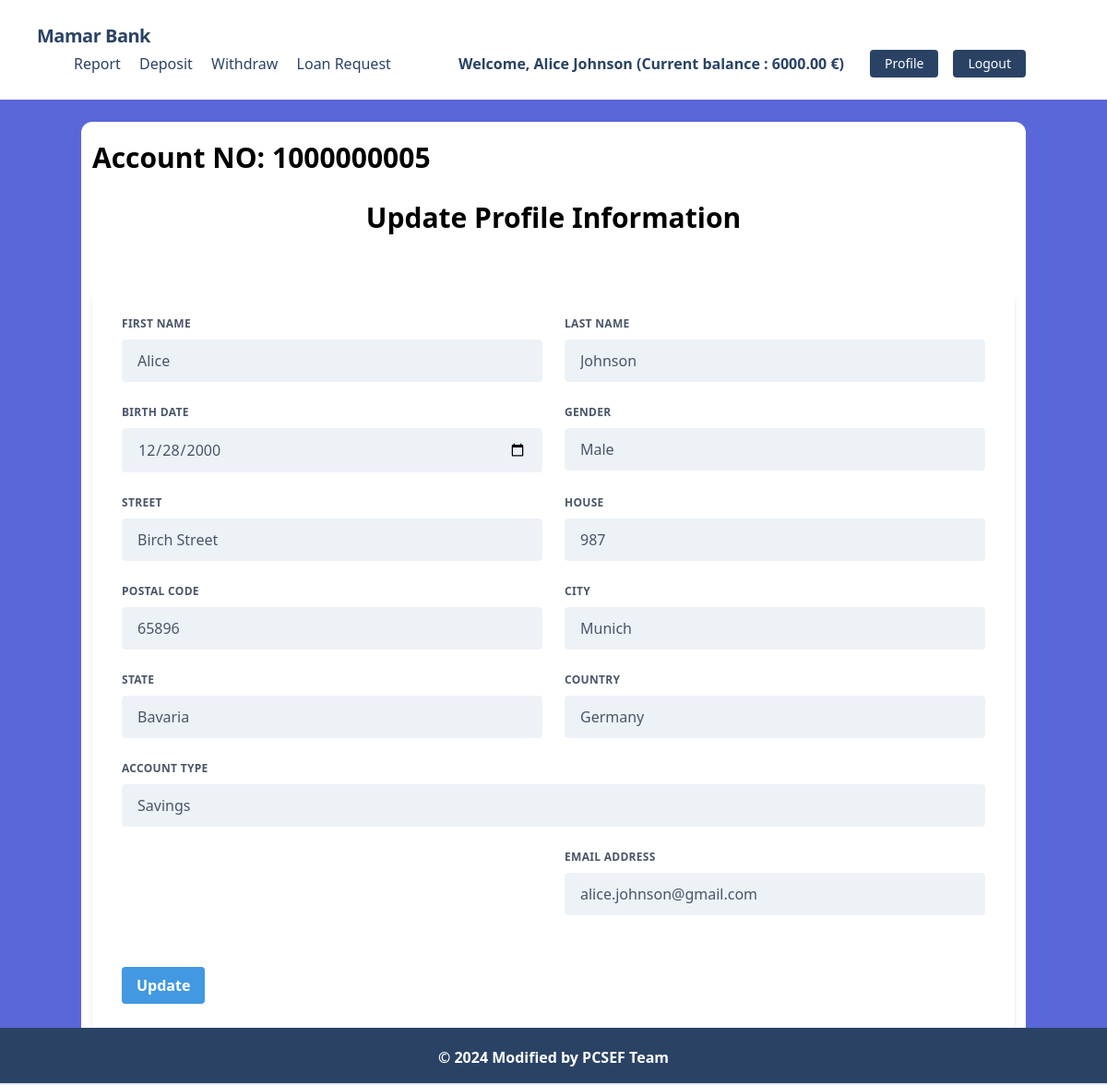
Screenshot of /accounts/update_profile/ (signed in) with the database file from the repository.
### accounts/models.py (models this page shows, shortened)
class UserBankAccount_Model(models.Model):
    user = models.OneToOneField(User, related_name='user_account', on_delete=models.CASCADE)
    account_type = models.CharField(max_length=10, choices=ACCOUNT_TYPES)
    account_number = models.PositiveIntegerField(unique=True)
    birth_date = models.DateField(null=True, blank=True)
    gender = models.CharField(max_length=10, choices=GENDER_TYPES)
    initial_deposited_date = models.DateField(auto_now_add=True)
    balance = models.DecimalField(max_digits=12, decimal_places=2, default=0)

class UserAddress_Model(models.Model):
    user = models.OneToOneField(User, related_name='user_address', on_delete=models.CASCADE)
    street = models.CharField(max_length=50)
    house = models.CharField(max_length=10)
    postal_code = models.CharField(max_length=10)
    city = models.CharField(max_length=20)
    state = models.CharField(max_length=20)
    country = models.CharField(max_length=20)

### accounts/views.py (the view, shortened to what this page needs)
# urls.py: path('update_profile/', UserProfileUpdateForm_View.as_view(), name='update_profile'),
class UserProfileUpdateForm_View(LoginRequiredMixin, View):
    template_name = 'accounts/profile.html'
    def get(self, request):
        form = UserProfileUpdate_Form(instance=request.user)
        context = {'form': form}
        return render(request, self.template_name, context)

### accounts/templates/accounts/profile.html (shortened to what this page needs)
{% extends 'core/base.html' %} {% load static %} {% block head_title %}Banking System{% endblock %} {% block content %}
	<div class="bg-white px-3 py-4 rounded-xl my-6">
		<h4 class="font-bold text-3xl text-left pb-5">Account NO: {{request.user.user_account.account_number}}</h4>
		<h1 class="font-bold text-3xl text-center pb-5">Update Profile Information</h1>
		<div class="w-full mt-10">
			<form method="post" class="bg-white shadow-md rounded px-8 pt-6 pb-8 mb-4">
				<div class="flex flex-wrap -mx-3 mb-6">
					<div class="w-full md:w-1/2 px-3 mb-6 md:mb-0">
						<label class="block uppercase tracking-wide text-gray-700 text-xs font-bold mb-2" for="{{ form.first_name.id_for_label }}">
							{{ form.first_name.label }}
						</label> {{ form.first_name }}
					</div>
					<div class="w-full md:w-1/2 px-3">
						<label class="block uppercase tracking-wide text-gray-700 text-xs font-bold mb-2" for="{{ form.last_name.id_for_label }}">
							{{ form.last_name.label }}
						</label> {{ form.last_name }}
					</div>
				</div>
				<div class="flex flex-wrap -mx-3 mb-6">
					<div class="w-full md:w-1/2 px-3 mb-6 md:mb-0">
						<label class="block uppercase tracking-wide text-gray-700 text-xs font-bold mb-2" for="{{ form.birth_date.id_for_label }}">
							{{ form.birth_date.label }}
						</label> {{ form.birth_date }}
					</div>
					<div class="w-full md:w-1/2 px-3 mb-6 md:mb-0">
						<label class="block uppercase tracking-wide text-gray-700 text-xs font-bold mb-2" for="{{ form.gender.id_for_label }}">
							{{ form.gender.label }}
						</label> {{ form.gender }}
					</div>
				</div>
				<div class="flex flex-wrap -mx-3 mb-6">
					<div class="w-full md:w-1/2 px-3 mb-6 md:mb-0">
						<label class="block uppercase tracking-wide text-gray-700 text-xs font-bold mb-2" for="{{ form.street.id_for_label }}">
							{{ form.street.label }}
						</label> {{ form.street }}
					</div>
					<div class="w-full md:w-1/2 px-3">
						<label class="block uppercase tracking-wide text-gray-700 text-xs font-bold mb-2" for="{{ form.house.id_for_label }}">
							{{ form.house.label }}
						</label> {{ form.house }}
					</div>
				</div>
				<div class="flex flex-wrap -mx-3 mb-6">
					<div class="w-full md:w-1/2 px-3 mb-6 md:mb-0">
						<label class="block uppercase tracking-wide text-gray-700 text-xs font-bold mb-2" for="{{ form.postal_code.id_for_label }}">
							{{ form.postal_code.label }}
						</label> {{ form.postal_code }}
					</div>
					<div class="w-full md:w-1/2 px-3">
						<label class="block uppercase tracking-wide text-gray-700 text-xs font-bold mb-2" for="{{ form.city.id_for_label }}">
							{{ form.city.label }}
						</label> {{ form.city }}
					</div>
				</div>
				<div class="flex flex-wrap -mx-3 mb-6">
					<div class="w-full md:w-1/2 px-3 mb-6 md:mb-0">
						<label class="block uppercase tracking-wide text-gray-700 text-xs font-bold mb-2" for="{{ form.state.id_for_label }}">
							{{ form.state.label }}
						</label> {{ form.state }}
					</div>
					<div class="w-full md:w-1/2 px-3">
						<label class="block uppercase tracking-wide text-gray-700 text-xs font-bold mb-2" for="{{ form.country.id_for_label }}">
							{{ form.country.label }}
						</label> {{ form.country }}
					</div>
				</div>
				<div class="flex flex-wrap -mx-3 mb-6">
					<div class="w-full md:w-2/2 px-3 mb-6 md:mb-0">
						<label class="block uppercase tracking-wide text-gray-700 text-xs font-bold mb-2" for="{{ form.account_type.id_for_label }}">
							{{ form.account_type.label }}
						</label> {{ form.account_type }}
					</div>
				</div>
				<div class="flex flex-wrap -mx-3 mb-6">
					<div class="w-full md:w-1/2 px-3 mb-6 md:mb-0">
					</div>
					<div class="w-full md:w-1/2 px-3 mb-6 md:mb-0">
						<label class="block uppercase tracking-wide text-gray-700 text-xs font-bold mb-2" for="{{ form.email.id_for_label }}">
							{{ form.email.label }}
						</label> {{ form.email }}
					</div>
				</div>
				<div class="flex flex-wrap -mx-3 mb-6">
					<div class="w-full md:w-1/2 px-3 mb-6 md:mb-0">
					</div>
					<div class="w-full md:w-1/2 px-3 mb-6 md:mb-0">
					</div>
				</div>
				<div class="flex items-center justify-between">
					<button class="bg-blue-500 hover:bg-blue-700 text-white font-bold py-2 px-4 rounded focus:outline-none focus:shadow-outline" type="submit">
						Update
					</button>
				</div>
			</form>
		</div>
	</div>
{% endblock %}

### core/templates/core/navbar.html (shortened to what this page needs)
<nav class="flex items-center justify-between flex-wrap bg-white p-6 px-10">
	<div class="flex items-center flex-shrink-0 text-white mr-6">
		<span class="font-semibold text-xl tracking-tight text-blue-900"><a href="/">Mamar Bank</a></span>
	</div>
	<div class="w-full block flex-grow lg:flex lg:items-center lg:w-auto px-10">
		{% if request.user.is_authenticated %}
			<div class="text-md lg:flex-grow">
				<a href="{% url 'transaction_report' %}" class="block mt-4 lg:inline-block lg:mt-0 text-blue-900 hover:text-red-900 hover:font-black mr-4">
					Report
				</a>
				<a href="{% url 'deposit' %}" class="block mt-4 lg:inline-block lg:mt-0 text-blue-900 hover:text-red-900 hover:font-black mr-4">
					Deposit
				</a>
				<a href="{% url 'withdraw' %}" class="block mt-4 lg:inline-block lg:mt-0 text-blue-900 hover:text-red-900 hover:font-black mr-4">
					Withdraw
				</a>
				<a href="{% url 'loan_request' %}" class="block mt-4 lg:inline-block lg:mt-0 text-blue-900 hover:text-red-900 hover:font-black mr-4">
					Loan Request
				</a>
			</div>
			<div class="flex w-auto">
				<div class="text-blue-900 my-auto font-black px-5">Welcome, {{ request.user.first_name }} {{ request.user.last_name }} (Current balance : {{request.user.user_account.balance}} €) </div>
				<a href="{% url 'update_profile' %}" class="mx-2 inline-block font-medium text-sm px-4 py-2 leading-none bg-blue-900 rounded text-white border-white hover:border-transparent hover:text-dark hover:bg-red-700 mt-4 lg:mt-0">Profile</a>
				<a href="{% url 'logout' %}" class="mx-2 inline-block font-medium text-sm px-4 py-2 leading-none bg-blue-900 rounded text-white border-white hover:border-transparent hover:text-dark hover:bg-red-700 mt-4 lg:mt-0">Logout</a>
			</div>
		{% endif %}
	</div>
</nav>

### rows the page displays
UserAddress_Model: street "Birch Street", house "987", postal_code "65896", city "Munich", state "Bavaria", country "Germany"

### other values shown
{{ request.user.first_name }} "Alice"
{{ request.user.last_name }} "Johnson"
{{ request.user.user_account.balance }} "6000.00"
{{ request.user.user_account.account_number }} "1000000005"
